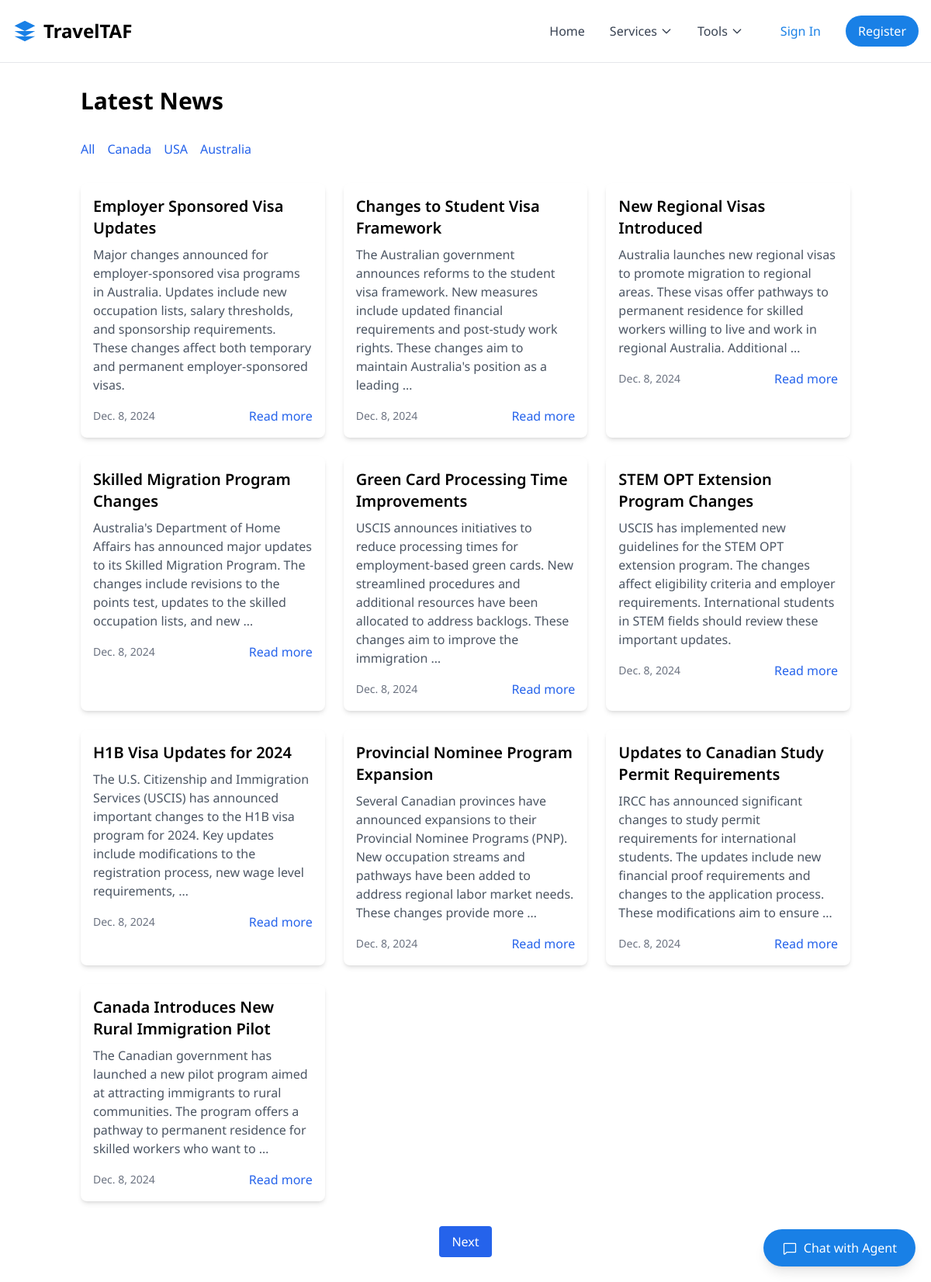
Before: /news/ with the older database file.
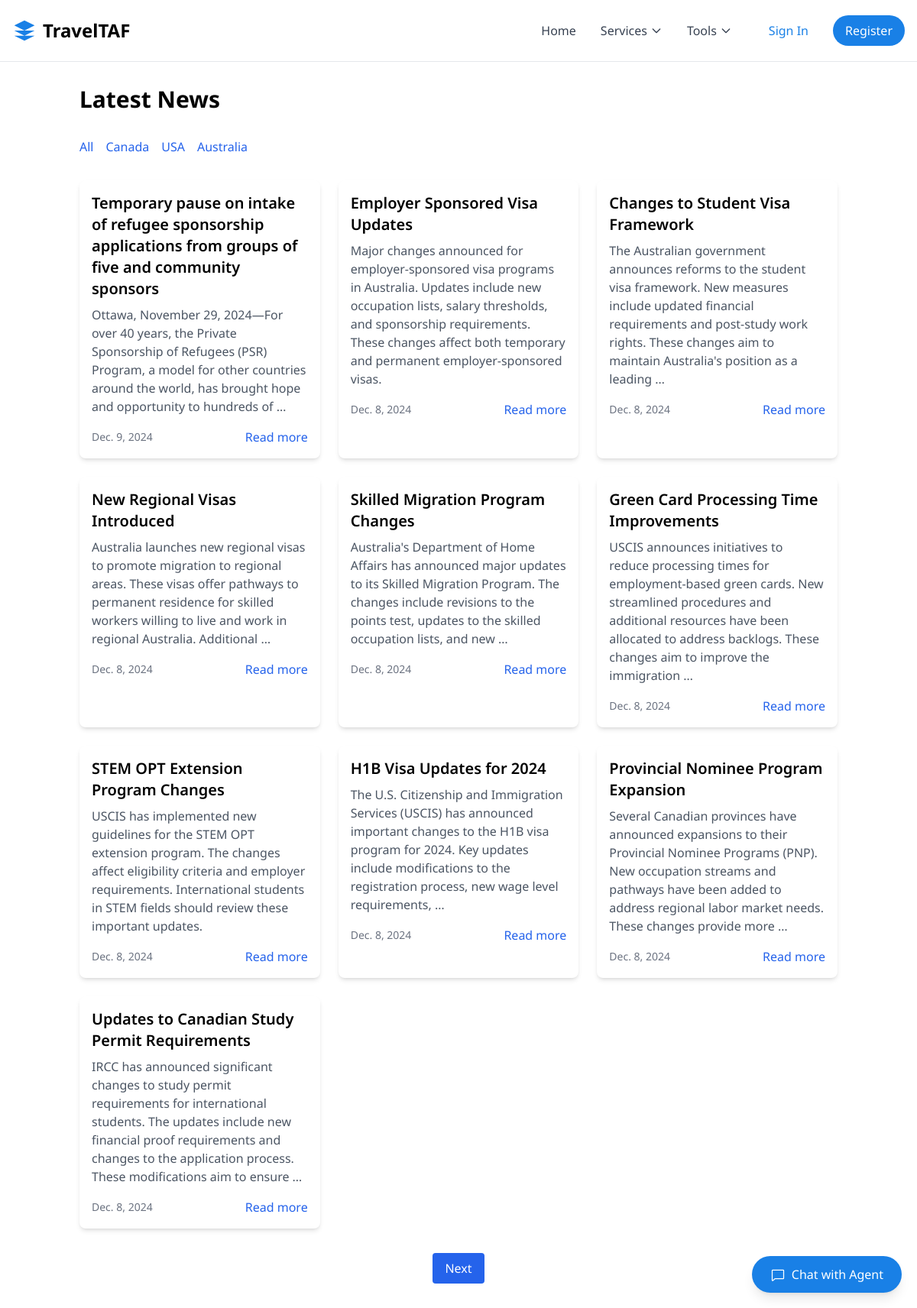
After: the same page with the newer database file.
### news/models.py (models this page shows, shortened)
class NewsCategory(models.Model):
    name = models.CharField(max_length=100)
    slug = models.SlugField(unique=True)
    description = models.TextField(blank=True)
    class Meta:
        verbose_name_plural = "News Categories"

class News(models.Model):
    title = models.CharField(max_length=255)
    slug = models.SlugField(unique=True)
    content = models.TextField()
    category = models.ForeignKey(NewsCategory, on_delete=models.CASCADE, related_name='news')
    published_date = models.DateTimeField(auto_now_add=True)
    updated_date = models.DateTimeField(auto_now=True)
    author = models.CharField(max_length=100)
    image = models.ImageField(upload_to='news_images/', null=True, blank=True)
    is_featured = models.BooleanField(default=False)
    is_published = models.BooleanField(default=True)
    class Meta:
        verbose_name_plural = "News Articles"
        ordering = ['-published_date']
    def get_absolute_url(self):
        return reverse('news:detail', kwargs={'slug': self.slug})

### news/views.py (the view)
# urls.py: path('', views.NewsListView.as_view(), name='list'),
class NewsListView(ListView):
    model = News
    template_name = 'news/news_list.html'
    context_object_name = 'news_list'
    paginate_by = 10
    def get_queryset(self):
        category_slug = self.kwargs.get('category_slug')
        if category_slug:
            category = get_object_or_404(NewsCategory, slug=category_slug)
            return News.objects.filter(category=category, is_published=True)
        return News.objects.filter(is_published=True)
    def get_context_data(self, **kwargs):
        context = super().get_context_data(**kwargs)
        context['categories'] = NewsCategory.objects.all()
        return context

### templates/news/news_list.html (shortened to what this page needs)
{% extends 'base.html' %}
{% block content %}
<div class="container mx-auto px-4 py-8">
    <h1 class="text-3xl font-bold mb-8">Latest News</h1>
    <div class="mb-8">
        <div class="flex space-x-4">
            <a href="{% url 'news:list' %}" class="text-blue-600 hover:text-blue-800">All</a>
            {% for category in categories %}
            <a href="{% url 'news:category' category.slug %}" class="text-blue-600 hover:text-blue-800">
                {{ category.name }}
            </a>
            {% endfor %}
        </div>
    </div>
    <div class="grid grid-cols-1 md:grid-cols-2 lg:grid-cols-3 gap-6">
        {% for news in news_list %}
        <div class="bg-white rounded-lg shadow-md overflow-hidden">
            <div class="p-4">
                <h2 class="text-xl font-semibold mb-2">{{ news.title }}</h2>
                <p class="text-gray-600 mb-4">{{ news.content|truncatewords:30 }}</p>
                <div class="flex justify-between items-center">
                    <span class="text-sm text-gray-500">{{ news.published_date|date }}</span>
                    <a href="{{ news.get_absolute_url }}" class="text-blue-600 hover:text-blue-800">Read more</a>
                </div>
            </div>
        </div>
        {% empty %}
        <p>No news articles available.</p>
        {% endfor %}
    </div>
    {% if is_paginated %}
    <div class="mt-8 flex justify-center">
        <div class="flex space-x-2">
            {% if page_obj.has_next %}
            <a href="?page={{ page_obj.next_page_number }}" class="px-4 py-2 bg-blue-600 text-white rounded">Next</a>
            {% endif %}
        </div>
    </div>
    {% endif %}
</div>
{% endblock %}

### templates/base.html (shortened to what this page needs)
{% load static %}
<!DOCTYPE html>
<html lang="en">
<head>
    <script src="https://cdn.tailwindcss.com"></script>
    <link href="{% static 'css/index.css' %}" rel="stylesheet">
    <link href="{% static 'css/point_calculator.css' %}" rel="stylesheet">
    <link href="{% static 'css/cover_letter.css' %}" rel="stylesheet">
</head>
<body class="bg-white min-h-screen flex flex-col">
    <header>
        {% include 'home/sections/nav.html' %}
    </header>
    <main class="flex-1 mt-20">
        {% block content %}
        {% endblock %}
    </main>
    {% include 'home/chat_widget.html' %}
</body>
</html>

### templates/home/sections/nav.html (shortened to what this page needs)
<nav class="fixed w-full z-50 bg-white/80 backdrop-blur-md border-b">
    <div class="max-w-7xl mx-auto">
        <div class="flex items-center justify-between h-20 px-4">
            <div class="flex items-center space-x-2">
                <a href="{% url 'main:home' %}" class="flex items-center space-x-2">
                    <svg xmlns="http://www.w3.org/2000/svg" class="h-8 w-8 text-[#1980e6]" viewBox="0 0 24 24" fill="currentColor">
                        <path d="M12 2L2 7l10 5 10-5-10-5zM2 17l10 5 10-5M2 12l10 5 10-5"></path>
                    </svg>
                    <span class="text-2xl font-bold">TravelTAF</span>
                </a>
            </div>
            <div class="hidden md:flex items-center space-x-8">
                <a href="{% url 'main:home' %}" class="text-gray-700 hover:text-[#1980e6] transition-colors">Home</a>
                <div class="relative group">
                    <button class="flex items-center text-gray-700 hover:text-[#1980e6] transition-colors">
                        Services
                        <svg xmlns="http://www.w3.org/2000/svg" class="h-4 w-4 ml-1 transform group-hover:rotate-180 transition-transform" fill="none" viewBox="0 0 24 24" stroke="currentColor">
                            <path stroke-linecap="round" stroke-linejoin="round" stroke-width="2" d="M19 9l-7 7-7-7" />
                        </svg>
                    </button>
                </div>
                <div class="relative group">
                    <button class="flex items-center text-gray-700 hover:text-[#1980e6] transition-colors">
                        Tools
                        <svg xmlns="http://www.w3.org/2000/svg" class="h-4 w-4 ml-1 transform group-hover:rotate-180 transition-transform" fill="none" viewBox="0 0 24 24" stroke="currentColor">
                            <path stroke-linecap="round" stroke-linejoin="round" stroke-width="2" d="M19 9l-7 7-7-7" />
                        </svg>
                    </button>
                </div>
                <div class="flex items-center space-x-4">
                    <a href="{% url 'authentication:login' %}" class="px-4 py-2 text-[#1980e6] hover:bg-blue-50 rounded-full transition-colors">Sign In</a>
                    <a href="{% url 'authentication:register' %}" class="px-4 py-2 bg-[#1980e6] text-white rounded-full hover:bg-blue-700 transition-colors">Register</a>
                </div>
                </div>
            </div>
        </div>
</nav>

### templates/home/chat_widget.html (shortened to what this page needs)
{% load static %}
<div class="chat-widget">
    <button id="chatToggle"
            class="bg-[#1980e6] text-white px-6 py-3 rounded-full hover:bg-blue-700 flex items-center gap-2 shadow-lg">
        <span>Chat with Agent</span>
    </button>
</div>

### static/css/index.css (style rules this page uses)
body { font-family: "Noto Serif", "Noto Sans", sans-serif; }
.chat-widget { position: fixed; bottom: 2rem; right: 2rem; z-index: 50; }
.hidden { display: none; }

### templates/base.html (style rules this page uses)
body { font-family: 'Noto Sans', sans-serif; }
.chat-widget { position: fixed; bottom: 20px; right: 20px; z-index: 50; }

Changed rows visible on the page:
no longer on this page (row unchanged): News: title "Canada Introduces New Rural Immigration Pilot", content "The Canadian government has launched a new pilot program aimed at attracting immigrants to rural communities. The program offers a pathway to permanent residence for skilled workers who want to …", published_date "Dec. 8, 2024"
added News: title "Temporary pause on intake of refugee sponsorship applications from groups of five and community sponsors", content "Ottawa, November 29, 2024—For over 40 years, the Private Sponsorship of Refugees (PSR) Program, a model for other countries around the world, has brought hope and opportunity to hundreds of …", published_date "Dec. 9, 2024"
